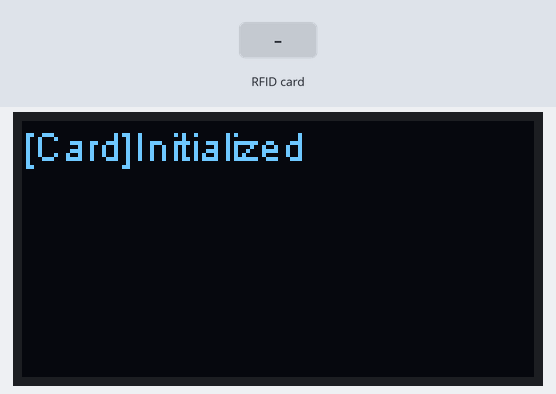
Bench run of a program on a simulated ESP32. Parts: 128×64 one-colour display. The inputs (shaded band) are chosen by the test bench. WiFi joins after 1.5 s; servers stay silent unless stated; uploads are accepted with an empty reply.

Above: at 1.1 s.
At 5.8 s:
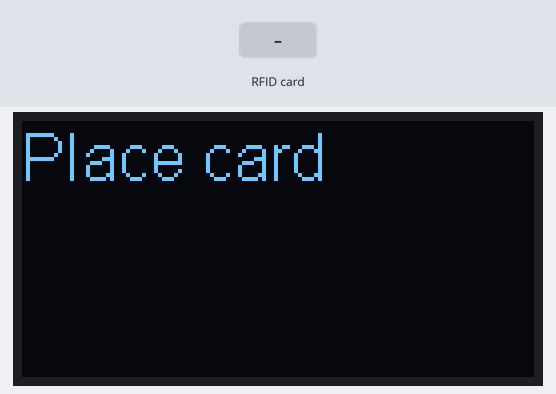
5.9 s: RFID card 5E 7A 19 C4 held to the reader
At 7.0 s:
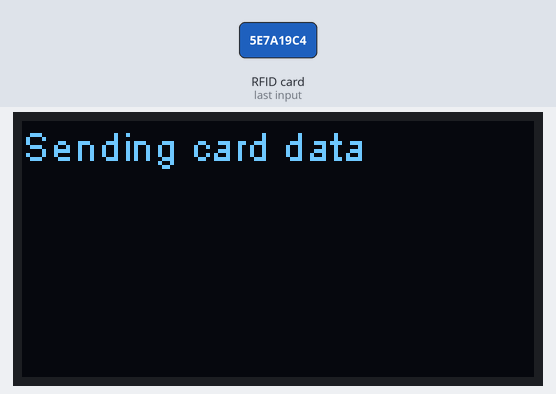
8.9 s: RFID card 5E 7A 19 C4 held to the reader
At 12.4 s:
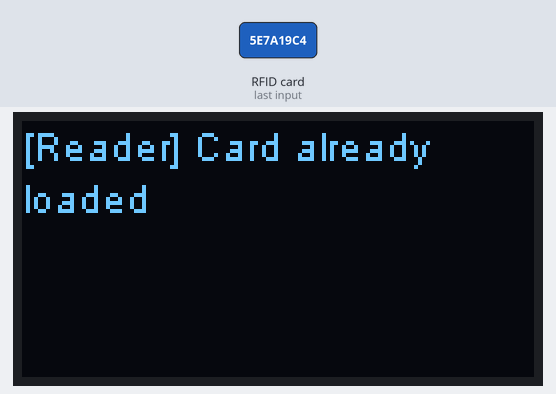
Timing chart, 0 to 13.9 s (numbered marks = the images above; inputs shaded):
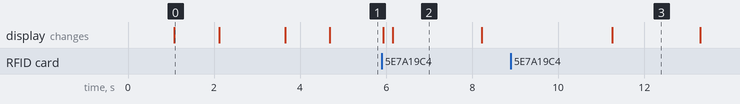

Measured:
- after the input at 5.9 s, the display: first changes at once (image 2 shows a later state)
- after the input at 8.9 s, the display: changes after 2.4 s (image 3)
- what the display in image 0 shows lasts 1.0 s, from 1.1 s to 2.1 s
- what the display in image 2 shows lasts 2.0 s, from 6.2 s to 8.2 s

The program:

main.cpp
```cpp
// Card reader: https://www.instructables.com/id/ESP32-With-RFID-Access-Control/

#include <Arduino.h>

#include <ESPmDNS.h>
#include <SPI.h>
#include <MFRC522.h>
#include <ArduinoJson.h>

#include <WiFiClientSecure.h>
#include <WiFiClient.h>

#include "SSD1306.h" // alias for `#include "SSD1306Wire.h"'
#include "esp_wpa2.h"

#include "config.h"

unsigned long lastUIDSendTime = 0;
String serverIpStr;
WiFiClient client;

MFRC522 mfrc522(SS_PIN, RST_PIN);
SSD1306 display(0x3c, OLED_SDA, OLED_SCL);

void print(String s, bool buffer, const uint8_t *font = ArialMT_Plain_10) {
  static String out = "";

  out += s;

  display.setFont(font);

  display.clear();
  display.drawStringMaxWidth(0, 0, 128, out);
  display.display();

  if(!buffer) {
    out = "";
  }
}

void println(String s, bool buffer, const uint8_t *font = ArialMT_Plain_10) {
  print(s + '\n', buffer, font);
}

void initCardReader() {
  mfrc522.PCD_Init();
  println("[Card]\tInitialized", false);
  delay(1000);
}

void connectToWiFi() {
#ifdef WPA2_ENTERPRISE
    const char* ssid = WPA2_SSID;
#else
    const char* ssid = SSID;
#endif

  print("[WiFi]\tConnecting to ", true);
  print(ssid, true);

  WiFi.mode(WIFI_STA);
  WiFi.disconnect(true);

#ifdef WPA2_ENTERPRISE
  esp_wifi_sta_wpa2_ent_set_identity((uint8_t *)EAP_ANONYMOUS_IDENTITY, strlen(EAP_ANONYMOUS_IDENTITY));
  esp_wifi_sta_wpa2_ent_set_username((uint8_t *)EAP_IDENTITY, strlen(EAP_IDENTITY));
  esp_wifi_sta_wpa2_ent_set_password((uint8_t *)EAP_PASSWORD, strlen(EAP_PASSWORD));
  esp_wpa2_config_t config = WPA2_CONFIG_INIT_DEFAULT(); //set config settings to default
  esp_wifi_sta_wpa2_ent_enable(&config); //set config settings to enable function

  WiFi.begin(ssid);
#else
  WiFi.begin(SSID, PASS);
#endif

  while (WiFi.status() != WL_CONNECTED) {
    print(".", true);
    delay(1500);
  }

  print(" connected to ", true);
  println(ssid, false);
  delay(1000);
}

void connectToServer() {
  client.stop();

  int res = client.connect(SERVER_NAME, SERVER_PORT);
  if (!res) {
        println(" failed", false);
    delay(2000);
  }
  else {
      }
}

String getUIDJson() {
  String out = "{\"uid\":[";

  for(uint8_t i = 0; i < mfrc522.uid.size; i++) {
    out += String(mfrc522.uid.uidByte[i]);

    if(i != mfrc522.uid.size - 1) {
      out += ',';
    }
  }

  out += "]}";

  return out;
}

bool writePoints() {
  client.flush();

  String UIDJSONString = getUIDJson();

  println("Sending card data", false);
  delay(2000);


  client.println("POST http://" SERVER_NAME "/api/esp/writePoints HTTP/1.0");
  client.println("Host: " SERVER_NAME);
  client.println("Content-Type: application/json");
  client.println("Content-Length: " + String(UIDJSONString.length()));
  client.println("Connection: keep-alive");
  client.println();
  client.println(UIDJSONString);
  client.println();

    unsigned long timeBefore = millis();
  while(!client.available()) {
        delay(500);

    if((unsigned long) millis() - timeBefore > WAIT_FOR_HEADERS_TIMEOUT) {
            return false;
    }
  }

  while(client.available()) {
    String line = client.readStringUntil('\n');
    if (line == "\r") {
            break;
    }
  }

    String recv = "";
  while (client.available()) {
    char c = client.read();
    recv += c;
  }

  DynamicJsonDocument json(2048);
  deserializeJson(json, recv);

  if(json["error"].isNull()) {
    display.clear();
    display.setFont(ArialMT_Plain_24);
    display.drawString(0, 0, "OK");
    display.setFont(ArialMT_Plain_16);
    display.drawString(0, 40, json["login"]);
    display.display();

    delay(3000);
    return true;
  }

  String error = json["error"];
  println(error, false);
  delay(3000);

  return false;
}

bool readCardUID() {
  if (!mfrc522.PICC_IsNewCardPresent()) {
		return false;
	}

	if (!mfrc522.PICC_ReadCardSerial()) {
		return false;
	}

  return true;
}

bool uidEqualsTo(uint8_t uid[10], uint8_t length) {
  if(mfrc522.uid.size != length) {
    return false;
  }

  for(uint8_t i = 0; i < length; i++) {
    if(mfrc522.uid.uidByte[i] != uid[i]) {
      return false;
    }
  }

  return true;
}

void writePointsIfCardIsPresent() {
  static uint8_t lastUIDBytes[MAX_UID_SIZE] = {0, 0, 0, 0, 0, 0, 0, 0, 0, 0};
  static uint8_t lastUIDLength = 0;
  static bool printed = false;

  bool read = readCardUID();

  if(!read) { // card not present or is unreadable
    if(printed == false) {
      println("Place card", false, ArialMT_Plain_16);
      printed = true;
    }
    return;
  }

  printed = false;
  println("Card detected", false);

  if(uidEqualsTo(lastUIDBytes, lastUIDLength)) { // multiple card uid write
    println("[Reader] Card already loaded", false);
    delay(2000);
    return;
  }

  connectToServer();
  if (!client.connected())
  {
    println("Not connected", false);
    delay(2000);
    return;
  }

  if(!writePoints()) {
    return;
  }

  // remember info about last card
  memset(lastUIDBytes, 0, MAX_UID_SIZE);
  memcpy(lastUIDBytes, mfrc522.uid.uidByte, mfrc522.uid.size);
  lastUIDLength = mfrc522.uid.size;
}

void setup() {
	display.init();
  display.flipScreenVertically();
  display.setColor(WHITE);

  SPI.begin();
  delay(1000);

  initCardReader();
  connectToWiFi();
}

void loop() {
  writePointsIfCardIsPresent();
}
```

config.h
```cpp
#define SERVER_NAME "attendancelist-api.nesad.fit.vutbr.cz"
#define SERVER_PORT 3000

#define SS_PIN    21
#define RST_PIN   22

#define SSID "INT"
#define PASS "BBZ-596795"

// #define SSID "NES@FIT WLAN"
// #define PASS "kolize311"

// uncomment to use eduroam wifi
// #define WPA2_ENTERPRISE
#define WPA2_SSID "eduroam"
#define EAP_ANONYMOUS_IDENTITY ""
#define EAP_IDENTITY ""
#define EAP_PASSWORD ""

#define DNS_QUERY_DEBOUNCE_TIME 2000L
#define MAX_UID_SIZE 10
#define WAIT_FOR_HEADERS_TIMEOUT 5000L

#define OLED_SDA 5
#define OLED_SCL 4
```
